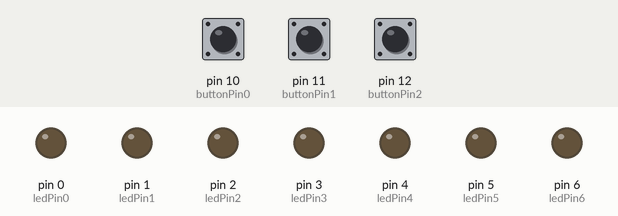
A sketch run on a simulated Arduino Uno, built with avr-gcc and run on an emulated ATmega328P. Parts: output pins drawn as LEDs (lit = HIGH). Dashed ring = blinking. Inputs (shaded band) come from the test bench; at power-on: pin 10 (buttonPin0) LOW, pin 11 (buttonPin1) LOW, pin 12 (buttonPin2) LOW.

Above: at 1.2 s.
1.3 s: pin 10 (buttonPin0) pulled HIGH for 0.15 s
At 2.1 s:
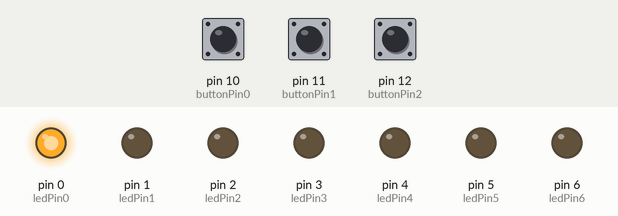
At 3.1 s:
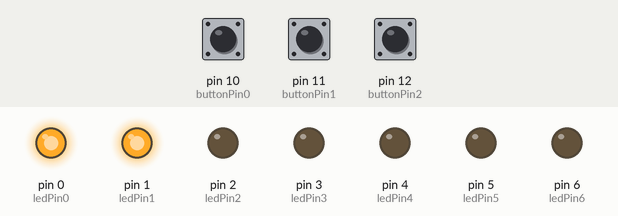
4.4 s: pin 11 (buttonPin1) pulled HIGH for 3.2 s
At 9.8 s:
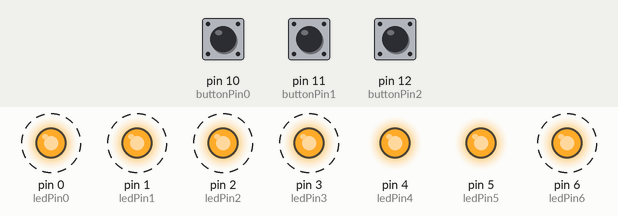
Timing chart, 0 to 16.6 s (numbered marks = the images above; inputs shaded):
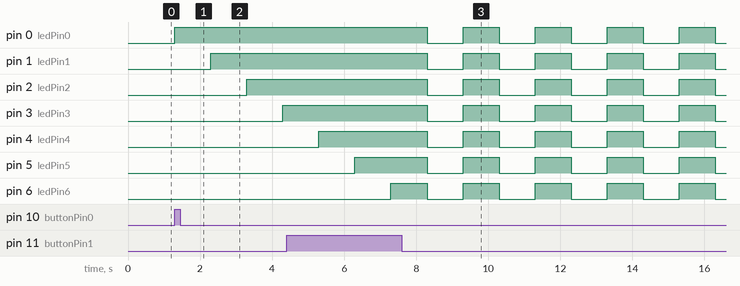

The sketch:

polling.ino
```cpp
const int buttonPin0 = 10;
const int buttonPin1 = 11;
const int buttonPin2 = 12;
const int ledPin0 = 0;
const int ledPin1 = 1;
const int ledPin2 = 2;
const int ledPin3 = 3;
const int ledPin4 = 4;
const int ledPin5 = 5;
const int ledPin6 = 6;


// variables will change:
int buttonState0 = 0;
int buttonState1 = 0;
int buttonState2 = 0;

// the setup function runs once when you press reset or power the board
void setup() {
  // initialize digital pin LED_BUILTIN as an output.
  pinMode(buttonPin0, INPUT);
  pinMode(buttonPin1, INPUT);
  pinMode(buttonPin2, INPUT);

  pinMode(ledPin0, OUTPUT);
  pinMode(ledPin1, OUTPUT);
  pinMode(ledPin2, OUTPUT);
  pinMode(ledPin3, OUTPUT);
  pinMode(ledPin4, OUTPUT);
  pinMode(ledPin5, OUTPUT);
  pinMode(ledPin6, OUTPUT);
}

// the loop function runs over and over again forever
void loop() {
  // read the state of the pushbutton value:
  buttonState0 = digitalRead(buttonPin0);
  buttonState1 = digitalRead(buttonPin1);
  buttonState2 = digitalRead(buttonPin2);

  // check if the pushbutton is pressed. If it is, the buttonState is HIGH:
  if (buttonState0 == HIGH) {
    digitalWrite(ledPin0, HIGH);
//    digitalWrite(ledPin1, LOW);
//    digitalWrite(ledPin2, LOW);
//    digitalWrite(ledPin3, LOW);
//    digitalWrite(ledPin4, LOW);
//    digitalWrite(ledPin5, LOW);
//    digitalWrite(ledPin6, LOW);
    delay(1000);
//    digitalWrite(ledPin0, LOW);
    digitalWrite(ledPin1, HIGH);
    delay(1000);
//    digitalWrite(ledPin1, LOW);
    digitalWrite(ledPin2, HIGH);
    delay(1000);
//    digitalWrite(ledPin2, LOW);
    digitalWrite(ledPin3, HIGH);
    delay(1000);
//    digitalWrite(ledPin3, LOW);
    digitalWrite(ledPin4, HIGH);
    delay(1000);
//    digitalWrite(ledPin4, LOW);
    digitalWrite(ledPin5, HIGH);
    delay(1000);
//    digitalWrite(ledPin5, LOW);
    digitalWrite(ledPin6, HIGH);
  } else if (buttonState1 == HIGH) {
    int i =0;
    for(i=0;i<strlen("SEPEHR");i=i+1){
    digitalWrite(ledPin6, HIGH);
    digitalWrite(ledPin5, HIGH);
   digitalWrite(ledPin4, HIGH);
   digitalWrite(ledPin3, HIGH);
    digitalWrite(ledPin2, HIGH);
    digitalWrite(ledPin1, HIGH);
   digitalWrite(ledPin0, HIGH);
    delay(1000);
  digitalWrite(ledPin6, LOW);
    digitalWrite(ledPin5, LOW);
   digitalWrite(ledPin4, LOW);
   digitalWrite(ledPin3, LOW);
    digitalWrite(ledPin2, LOW);
    digitalWrite(ledPin1, LOW);
   digitalWrite(ledPin0, LOW);
    delay(1000);
    }
    digitalWrite(ledPin6, HIGH);
    digitalWrite(ledPin5, HIGH);
   digitalWrite(ledPin4, HIGH);
   digitalWrite(ledPin3, HIGH);
    digitalWrite(ledPin2, HIGH);
    digitalWrite(ledPin1, HIGH);
   digitalWrite(ledPin0, HIGH);
    delay(1000);

  } else if (buttonState2 == HIGH) {
    digitalWrite(ledPin6, LOW);
    digitalWrite(ledPin5, LOW);
    digitalWrite(ledPin4, LOW);
    digitalWrite(ledPin3, LOW);
    digitalWrite(ledPin2, LOW);
    digitalWrite(ledPin1, LOW);
    digitalWrite(ledPin0, LOW);
  }
}
```

Measured:
- after the input at 1.3 s, pin 0 (ledPin0): LOW → HIGH at once; pin 1 (ledPin1): LOW → HIGH after 1.0 s; pin 2 (ledPin2): LOW → HIGH after 2.0 s; pin 3 (ledPin3): LOW → HIGH after 3.0 s
- after the input at 4.4 s, pin 0 (ledPin0), pin 1 (ledPin1), pin 2 (ledPin2), pin 3 (ledPin3): alternates HIGH for 1.0 s and LOW for 1.0 s, starting after 3.9 s
- by itself, pin 4 (ledPin4), pin 5 (ledPin5): repeats every 2.0 s: LOW 1.0 s, HIGH 1.0 s
- by itself, pin 6 (ledPin6): alternates HIGH for 1.0 s and LOW for 1.0 s
